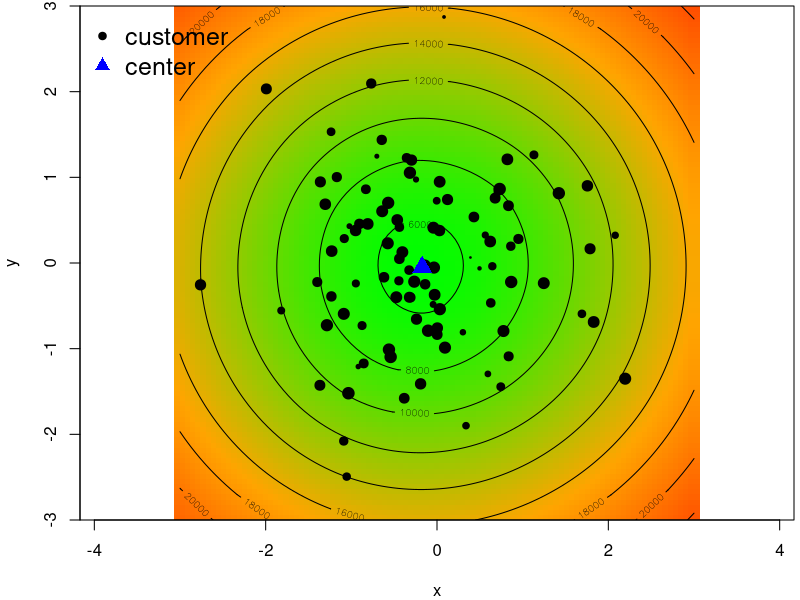

R code for this plot:
## ---- chunk 1
knitr::opts_chunk$set(echo = TRUE)
## ---- chunk 2
loc.Eucl <- function(loc, a,x,y) sum(a * sqrt((x-loc[1])^2+ (y-loc[2])^2))
n <- 100
a.vec <- sample(1:100, size = n)    # sample weights for each point/customer
x.vec <- rnorm(n)                   # sample x coordinates
y.vec <- rnorm(n)                   # sample y coordinates

res <- optim(par = c(0,0), fn = loc.Eucl, method = "BFGS", a = a.vec, x = x.vec , y= y.vec)
res
## ---- chunk 3
#using optimum location That is the minimized points
loc= c(-0.1776144,-0.1328299) #(u,v)
loc.Eucl(loc, a.vec,x.vec,y.vec) # value 6450.412
## ---- chunk 4
library(grDevices)        # package for generating color gradients
# generate grid of potential locations
emat <- expand.grid(seq(-3,3, length.out = 100), seq(-3,3, length.out = 100))
# list with grid point coordinates 
plist <- list(x = seq(-3,3, length.out = 100), y = seq(-3,3, length.out = 100))
# evaluate objective function at each potential location
z.vec <- apply(emat, 1, function(x) loc.Eucl(x, a = a.vec, x = x.vec, y = y.vec))
# generate color vector --> assigns a color between green and red depending on the objective value
col.vec <- colorRamp(c("green","orange","red"))( (z.vec-min(z.vec))/(max(z.vec)) )
# recode color vector to RGB code
col.vec <- rgb(col.vec[,1],col.vec[,2],col.vec[,3], maxColorValue = 255)
# create plot
par(mar =c(4,4,0.3,0.3))
plot(emat, xlim=c(-3,3), ylim=c(-3,3), xlab="x", ylab="y", col = col.vec, pch = 15, asp = 1, xaxs = "i", yaxs = "i", cex = 1.5)
points(x.vec, y.vec, pch =20 , cex = log(a.vec)/2)
points(rbind(res$par,res$par), pch =17 , cex = 2, col="blue")
contour(plist, z= matrix(z.vec, ncol=100) , add= TRUE)
legend("topleft", bty="n", legend=c("customer","center"), col=c("black","blue"), pch = c(20,17), bg = "yellow", cex = 1.5)
## ---- chunk 5
newsven_obj_fun <- function(x, cu,co,mu,sigma){
  q.prime <- (x-mu)/sigma
         (cu + co) * sigma * (dnorm(q.prime) + q.prime * pnorm(q.prime)) - cu * sigma * q.prime

}
#n <- 100
#q.vec <- seq(110, 125, length.out = n) # x axis
#cost.vec <- newsven_obj_fun(x=q.vec, mu = 100, cu=2, co= 0.5, sigma = 20) #yaxis
?optim
min.cost.vec<-optim(par = 1,fn=newsven_obj_fun, "BFGS",mu = 100, cu=2, co= 0.5, sigma = 20 )

min.cost.vec
## ---- chunk 6

